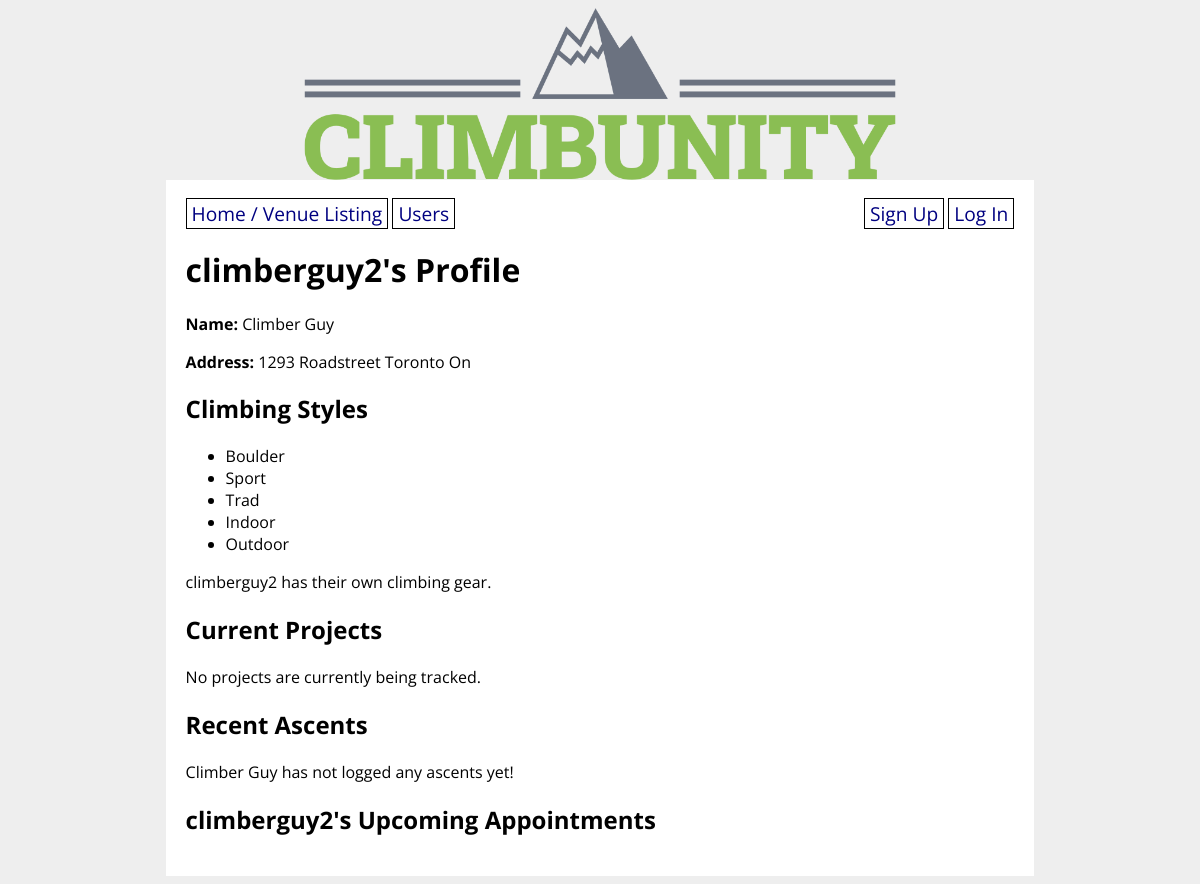
Page /profile/9 on the committed database.
### climbunity_app/models.py (models this page shows, shortened)
class User(UserMixin, db.Model):
    id = db.Column(db.Integer, primary_key=True)
    username = db.Column(db.String(80), nullable=False, unique=True)
    password = db.Column(db.String(200), nullable=False)
    email = db.Column(db.String(200), nullable=False)
    first_name = db.Column(db.String(50), nullable=False)
    last_name = db.Column(db.String(50), nullable=False)
    address = db.Column(db.String(200), nullable=False)
    has_gear = db.Column(db.Boolean, nullable=False)
    user_projects = db.relationship('Route',
        secondary='user_project_lists', back_populates='projecting_users'
    )
    user_appointments = db.relationship('Appointment',
        secondary='appointment_guests', back_populates='appointment_attendants'
    )
    user_does_styles = db.relationship('Style',
        secondary='user_style_lists', back_populates='climber_styles'
    )

class Style(db.Model):
    id = db.Column(db.Integer, primary_key=True)
    style = db.Column(db.String(8))
    climber_styles = db.relationship('User',
        secondary='user_style_lists', back_populates='user_does_styles'
    )
    route_styles = db.relationship('Route',
        secondary='route_style_lists', back_populates='possible_route_styles'
    )
    def __str__(self):
        return f'{self.style}'

### climbunity_app/main/routes.py (the view)
@main.route('/profile/<user_id>', methods=['GET', 'POST'])
def user_detail(user_id):
    routes = Route.query.all()
    user = User.query.get(user_id)
    ascents = Ascent.query.filter_by(user_id=user_id).limit(5).all()
    if current_user == user:
        form = SignUpForm(obj=user)
        return render_template('user_detail.html', routes=routes, ascents=ascents, user=user, form=form)
    else:
        user = User.query.get(user_id)
    return render_template('user_detail.html', routes=routes, ascents=ascents, user=user)

### climbunity_app/templates/user_detail.html (shortened to what this page needs)
{% extends 'base.html' %}
{% block content %}
<h1> {{ user.username }}'s Profile</h1>
<p><strong>Name: </strong> {{ user.first_name }} {{ user.last_name }}</p>
<p><strong>Address: </strong> {{ user.address }}</p>
<h2>Climbing Styles</h2>
{% if user.user_does_styles %}
    <ul>
        {% for style in user.user_does_styles %}
            <li>{{ style }}</li>
        {% endfor %}
    </ul>
{% endif %}
{% if user.has_gear %}
    <p>{{ user.username }} has their own climbing gear.</p>
{% else %}
    <p>{{ user.username }} does not have their own climbing gear.</p>
{% endif %}
{% include 'partials/projects_ascents_partial.html' %}
{% include 'partials/appointments_partial.html' %}
{% endblock %}

### climbunity_app/templates/partials/projects_ascents_partial.html
<h2>Current Projects</h2>
{% if user.user_projects %}
    {% for route in user.user_projects%}
        <div>{{ route.name }} - {{ route.grade }}
            {% if user == current_user %}
                <form style="display: inline;" method="POST" action="/remove_from_project_list/{{ route.id }}">
                    <input style="margin: 0; padding: 0;" type="submit" value="delete"/>
                </form>
            {% endif %}
        </div>
    {% endfor %}
{% else %}
<p>No projects are currently being tracked.</p>
{% endif %}
<h2>Recent Ascents</h2>
{% if ascents %}
    <div>
        {% for ascent in ascents %}
            <p>{{ ascent.send_date }} - <a href="/route/{{ ascent.route_id }}" > {{ ascent.routes_ascended[0].name }}</a></p>
            {% if ascent.send_rating %}
                <p>Rating: {{ ascent.send_rating }}/5</p>
            {% endif %}
            {% if ascent.send_comments %}
                <p>Comments {{ ascent.send_comments }}</p>
            {% endif %}
            {% if user == current_user %}
            <form method="POST" action="/delete_ascent/{{ ascent.id }}">
                <input type="submit" value="Delete ascent">
            </form>
            {% endif %}
        {% endfor %}
    </div>
{% else %}
    {% if current_user.id == user.id %}
        You haven't logged any ascents yet!
    {% else %}
        {{ user.first_name }} {{ user.last_name }} has not logged any ascents yet!
    {% endif %}
{% endif %}

### climbunity_app/templates/partials/appointments_partial.html (shortened to what this page needs)
{% if user == current_user %}
    <h2>Your Upcoming Appointments</h2>
    {% if user.user_appointments %}
        <div>
            {% for appointment in user.user_appointments %}
                <p>{{ appointment.appointment_datetime }} @ <a href="/venue/{{ appointment.venue_id }}" >{{ appointment.appointment_venues[0] }}</a></p>
                <form method="POST" action="/delete_appointment/{{ appointment.id }}">
                    <input type="submit" value="Delete appointment">
                </form>
            {% endfor %}
        </div>
    {% else %}
        <p>You have no appointments yet!</p>
    {% endif %}
{% else %}
    <h2>{{ user.username }}'s Upcoming Appointments</h2>
{% endif %}

### climbunity_app/static/style.css (style rules this page uses)
body { display: flex; flex-direction: column; align-items: center; background-color: #eee; font-family: 'Open Sans', sans-serif; }

### rows in the picture
User: username "climberguy2", first_name "Climber", last_name "Guy", address "1293 Roadstreet Toronto On"
Style: style "Boulder"
Style: style "Sport"
Style: style "Trad"
Style: style "Indoor"
Style: style "Outdoor"
